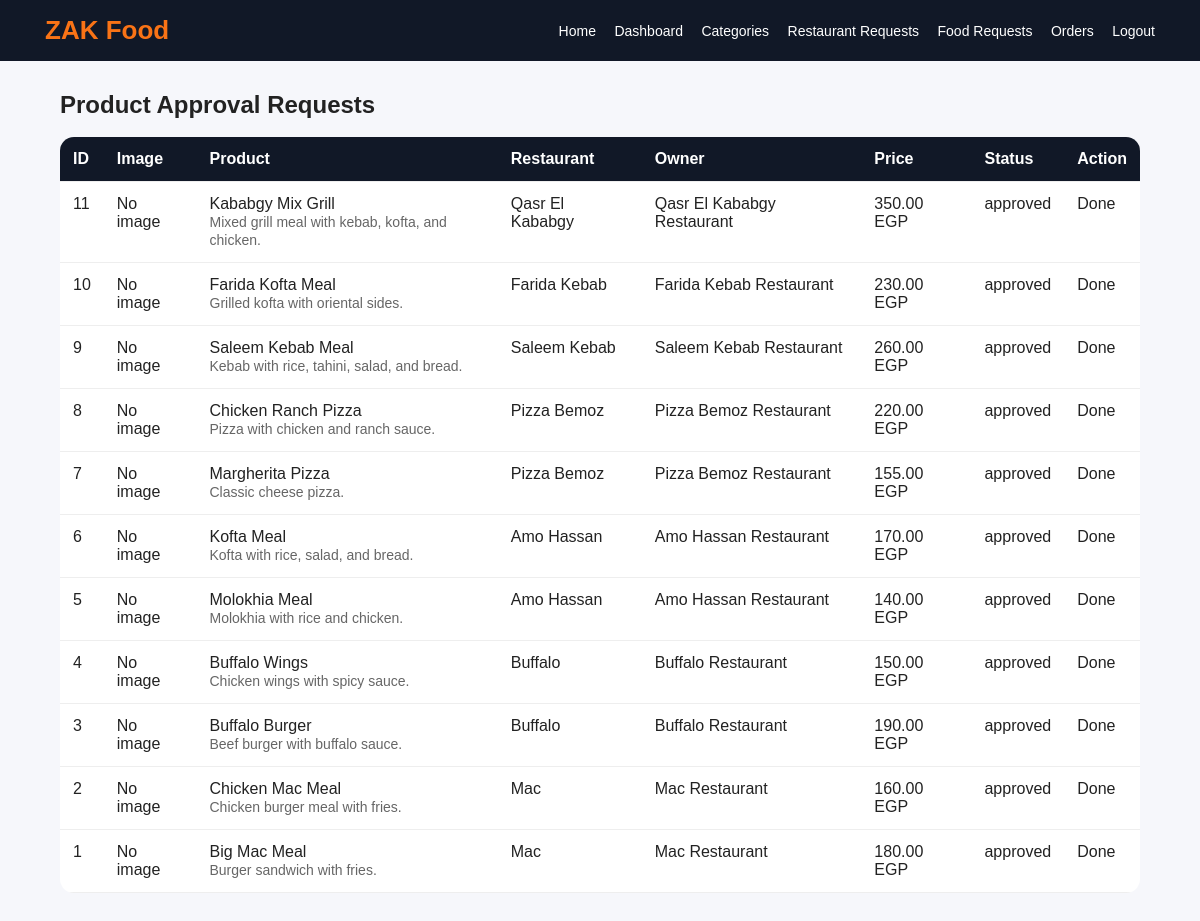
/admin/product_requests.php (signed in), run on the app's committed database.
### tables this page shows
CREATE TABLE products (
    id INT AUTO_INCREMENT PRIMARY KEY,
    vendor_id INT NOT NULL,
    shop_id INT NOT NULL,
    category_id INT NOT NULL,
    subcategory_id INT NOT NULL,
    name VARCHAR(150) NOT NULL,
    description TEXT,
    price DECIMAL(10,2) NOT NULL,
    quantity INT DEFAULT 0,
    image VARCHAR(255),
    status ENUM('pending', 'approved', 'rejected') DEFAULT 'pending',
    created_at TIMESTAMP DEFAULT CURRENT_TIMESTAMP,
    FOREIGN KEY (vendor_id) REFERENCES users(id) ON DELETE CASCADE,
    FOREIGN KEY (shop_id) REFERENCES shops(id) ON DELETE CASCADE,
    FOREIGN KEY (category_id) REFERENCES categories(id) ON DELETE CASCADE,
    FOREIGN KEY (subcategory_id) REFERENCES subcategories(id) ON DELETE CASCADE
);

CREATE TABLE shops (
    id INT AUTO_INCREMENT PRIMARY KEY,
    vendor_id INT NOT NULL,
    category_id INT NOT NULL,
    name VARCHAR(150) NOT NULL,
    address TEXT NOT NULL,
    phone VARCHAR(30),
    description TEXT,
    status ENUM('pending', 'approved', 'rejected') DEFAULT 'pending',
    created_at TIMESTAMP DEFAULT CURRENT_TIMESTAMP,
    FOREIGN KEY (vendor_id) REFERENCES users(id) ON DELETE CASCADE,
    FOREIGN KEY (category_id) REFERENCES categories(id) ON DELETE CASCADE
);

CREATE TABLE users (
    id INT AUTO_INCREMENT PRIMARY KEY,
    name VARCHAR(100) NOT NULL,
    email VARCHAR(100) UNIQUE NOT NULL,
    password VARCHAR(255) NOT NULL,
    role ENUM('admin', 'vendor', 'customer', 'delivery') NOT NULL,
    phone VARCHAR(30),
    profile_image VARCHAR(255),
    is_approved TINYINT DEFAULT 1,
    created_at TIMESTAMP DEFAULT CURRENT_TIMESTAMP
);

### admin/product_requests.php (the view, shortened to what this page needs)
<?php
require_once '../includes/auth.php';
$products = mysqli_query($conn, "SELECT products.*, shops.name AS shop_name, users.name AS owner_name
                                FROM products
                                JOIN shops ON products.shop_id = shops.id
                                JOIN users ON products.vendor_id = users.id
                                ORDER BY products.id DESC");
include '../includes/header.php';
?>
<div class="container">
    <h2>Product Approval Requests</h2>
    <br>
    <table>
        <tr>
            <th>ID</th>
            <th>Image</th>
            <th>Product</th>
            <th>Restaurant</th>
            <th>Owner</th>
            <th>Price</th>
            <th>Status</th>
            <th>Action</th>
        </tr>
        <?php while ($product = mysqli_fetch_assoc($products)): ?>
            <tr>
                <td><?php echo $product['id']; ?></td>
                <td>
                    <?php if (!empty($product['image'])): ?>
                        <img src="/<?php echo htmlspecialchars($product['image']); ?>" style="width:80px;height:60px;object-fit:cover;border-radius:8px;">
                    <?php else: ?>
                        No image
                    <?php endif; ?>
                </td>
                <td><?php echo htmlspecialchars($product['name']); ?><br><span class="small"><?php echo htmlspecialchars($product['description']); ?></span></td>
                <td><?php echo htmlspecialchars($product['shop_name']); ?></td>
                <td><?php echo htmlspecialchars($product['owner_name']); ?></td>
                <td><?php echo $product['price']; ?> EGP</td>
                <td><?php echo $product['status']; ?></td>
                <td>
                    <?php if ($product['status'] === 'pending'): ?>
                        <a class="btn btn-green" href="/admin/product_requests.php?action=approve&id=<?php echo $product['id']; ?>">Approve</a>
                        <a class="btn btn-red" href="/admin/product_requests.php?action=reject&id=<?php echo $product['id']; ?>">Reject</a>
                    <?php else: ?>
                        Done
                    <?php endif; ?>
                </td>
            </tr>
        <?php endwhile; ?>
    </table>
</div>
<?php include '../includes/footer.php'; ?>

### assets/css/style.css (style rules this page uses)
* { margin: 0; padding: 0; box-sizing: border-box; font-family: Arial, sans-serif; }
body { background: #f6f7fb; color: #222; }
.container { width: 90%; margin: 30px auto; }
table { width: 100%; background: white; border-collapse: collapse; border-radius: 14px; overflow: hidden; }
th, td { padding: 13px; border-bottom: 1px solid #eee; text-align: left; vertical-align: top; }
th { background: #111827; color: white; }
.small { color: #666; font-size: 14px; }

### data on the page
products: id "11", shows "No image", name "Kababgy Mix Grill", description "Mixed grill meal with kebab, kofta, and chicken.", shop.name "Qasr El Kababgy", vendor.name "Qasr El Kababgy Restaurant", price "350.00", status "approved", shows "Done"
products: id "10", shows "No image", name "Farida Kofta Meal", description "Grilled kofta with oriental sides.", shop.name "Farida Kebab", vendor.name "Farida Kebab Restaurant", price "230.00", status "approved", shows "Done"
products: id "9", shows "No image", name "Saleem Kebab Meal", description "Kebab with rice, tahini, salad, and bread.", shop.name "Saleem Kebab", vendor.name "Saleem Kebab Restaurant", price "260.00", status "approved", shows "Done"
products: id "8", shows "No image", name "Chicken Ranch Pizza", description "Pizza with chicken and ranch sauce.", shop.name "Pizza Bemoz", vendor.name "Pizza Bemoz Restaurant", price "220.00", status "approved", shows "Done"
products: id "7", shows "No image", name "Margherita Pizza", description "Classic cheese pizza.", shop.name "Pizza Bemoz", vendor.name "Pizza Bemoz Restaurant", price "155.00", status "approved", shows "Done"
products: id "6", shows "No image", name "Kofta Meal", description "Kofta with rice, salad, and bread.", shop.name "Amo Hassan", vendor.name "Amo Hassan Restaurant", price "170.00", status "approved", shows "Done"
products: id "5", shows "No image", name "Molokhia Meal", description "Molokhia with rice and chicken.", shop.name "Amo Hassan", vendor.name "Amo Hassan Restaurant", price "140.00", status "approved", shows "Done"
products: id "4", shows "No image", name "Buffalo Wings", description "Chicken wings with spicy sauce.", shop.name "Buffalo", vendor.name "Buffalo Restaurant", price "150.00", status "approved", shows "Done"
products: id "3", shows "No image", name "Buffalo Burger", description "Beef burger with buffalo sauce.", shop.name "Buffalo", vendor.name "Buffalo Restaurant", price "190.00", status "approved", shows "Done"
products: id "2", shows "No image", name "Chicken Mac Meal", description "Chicken burger meal with fries.", shop.name "Mac", vendor.name "Mac Restaurant", price "160.00", status "approved", shows "Done"
products: id "1", shows "No image", name "Big Mac Meal", description "Burger sandwich with fries.", shop.name "Mac", vendor.name "Mac Restaurant", price "180.00", status "approved", shows "Done"
